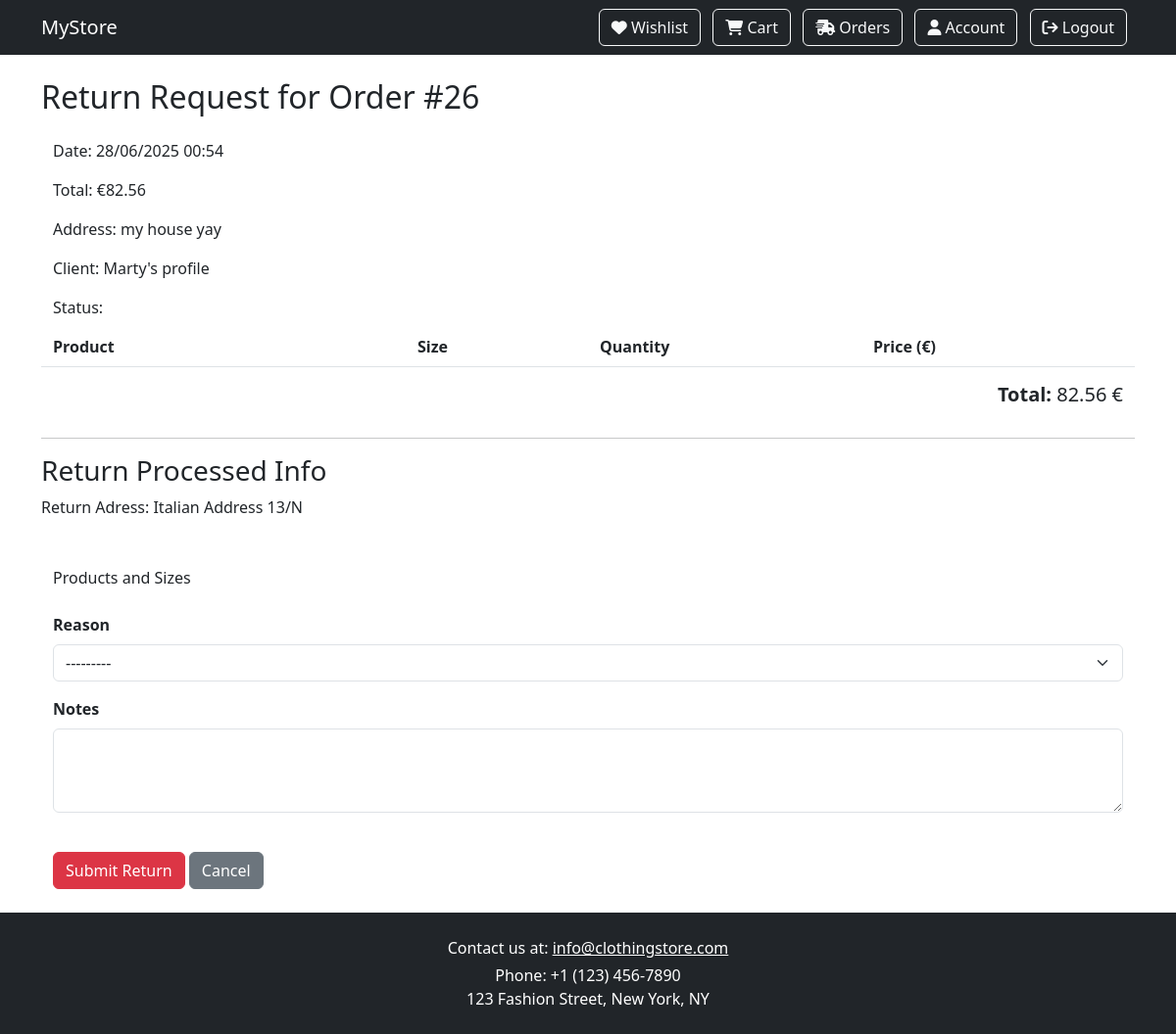
The page /shop/order/26/return/confirm (signed in) on the database its author committed.
### shop/models.py (models this page shows, shortened)
class Order(models.Model):
    user = models.ForeignKey(Profile, on_delete=models.SET_NULL, null=True, blank=True, related_name="orders")
    user_email = models.EmailField(max_length=254, default="unknown@example.com")
    total = models.DecimalField(max_digits=10, decimal_places=2, validators=[MinValueValidator(Decimal('0.00'))])
    date = models.DateTimeField(auto_now_add=True)
    address = models.CharField(max_length=255)
    status = models.ForeignKey(Status, on_delete=models.SET_NULL, null=True, blank=True, related_name="status")
    shipped_at = models.DateTimeField(null=True, blank=True)
    arrived_at = models.DateTimeField(null=True, blank=True)

### accounts/models.py (models this page shows)
class Profile(models.Model):
    user = models.OneToOneField(User, on_delete=models.CASCADE)
    address = models.CharField(max_length=255, blank=False)
    phone_number = models.CharField(max_length=20, blank=True, unique=True, null=True)
    favourites = models.ManyToManyField(Product, blank=True)
    def __str__(self):
        return f"{self.user.username}'s profile"

### shop/views.py (the view)
# urls.py: path("order/<int:order_id>/return/confirm", views.submit_return_request, name="process_return"),
@transaction.atomic
def submit_return_request(request, order_id):
    order = get_object_or_404(Order, id=order_id, user=request.user.profile)
    if request.method == 'POST':
        form = ReturnRequestForm(request.POST, order=order)
        if form.is_valid():
            return_request = form.save(commit=False)
            return_request.user = request.user.profile
            return_request.order = order
            return_request.save()
            form.save_m2m()
            order.status = Status.objects.get(name='RETURNED')
            order.save()
            for order_product in return_request.order_products.all():
                product_stock, created = ProductStock.objects.get_or_create(
                    product=order_product.product,
                    size=order_product.size,
                    defaults={'stock': 0}
                )
                product_stock.stock += order_product.quantity
                product_stock.save()
            messages.success(request, "Return request submitted successfully.")
            return redirect('order_summary')
    else:
        form = ReturnRequestForm(order=order)
    return render(request, 'return_order.html', {'form': form, 'order': order})

### shop/forms.py
class ReturnRequestForm(forms.ModelForm):
    order_products = forms.ModelMultipleChoiceField(
        queryset=OrderProduct.objects.none(),
        label='Products and Sizes',
        widget=forms.CheckboxSelectMultiple
    )
    class Meta:
        model = ReturnRequest
        fields = ['order_products', 'reason', 'notes']
        widgets = {
            'reason': forms.Select(attrs={'class': 'form-select'}),
            'notes': forms.Textarea(attrs={'class': 'form-control', 'rows': 3}),
        }
    def __init__(self, *args, **kwargs):
        order = kwargs.pop('order', None)
        super().__init__(*args, **kwargs)
        if order:
            self.fields['order_products'].queryset = OrderProduct.objects.filter(order=order)
        self.fields['order_products'].label_from_instance = lambda obj: f"{obj.product.name} - {obj.size}"

### static/context_processors.py (called while the page is built)
def user_roles(request):
    user = request.user
    return {
        'is_client': user.is_authenticated and user.groups.filter(name='client').exists(),
        'is_manager': user.is_authenticated and user.groups.filter(name='manager').exists(),
        'is_admin': user.is_authenticated and user.is_superuser,
    }

### templates/return_order.html (shortened to what this page needs)
{% extends 'base.html' %}
{% load static %}
{% load crispy_forms_tags %}
{% block css %}
    <link rel="stylesheet" href="{% static 'form.css' %}">
{% endblock %}
{% block content %}
    <h2>Return Request for Order #{{ order.id }}</h2>
    <div class="container my-4">
        <div>
            <p>Date: {{ order.date|date:"d/m/Y H:i" }}</p>
            <p>Total: €{{ order.total }}</p>
            <p>Address: {{ order.address }}</p>
            <p>Client: {{ order.user }}</p>
            <p>Status: {{ order.status.name }}</p>
        </div>
        <div class="row fw-bold border-bottom pb-2">
            <div class="col-4">Product</div>
            <div class="col-2">Size</div>
            <div class="col-3">Quantity</div>
            <div class="col-3">Price (€)</div>
        </div>
        <div class="row mt-3">
            <div class="col text-end">
                <h5><strong>Total:</strong> {{ order.total }} €</h5>
            </div>
        </div>
    </div>
    <hr>
    <h3>Return Processed Info</h3>
    <div>
    <p>Return Adress: Italian Address 13/N</p>
    </div>
    <div class="container mt-5">
        <form method="POST" action="{% url 'process_return' order.id %}">
            {{ form|crispy }}
            <button type="submit" class="btn btn-danger mt-4">Submit Return</button>
            <a href="{% url 'order_summary' %}" class="btn btn-secondary mt-4">Cancel</a>
        </form>
    </div>
{% endblock %}

### static/css/base_style.css (style rules this page uses)
html, body { height: 100%; margin: 0; padding: 0; }
body { min-height: 100vh; display: flex; flex-direction: column; }

### static/css/form.css (style rules this page uses)
label { font-weight: bold; }

### rows shown on the page
Order: id "26", date "28/06/2025 00:54", total "82.56", address "my house yay", user "Marty's profile"
